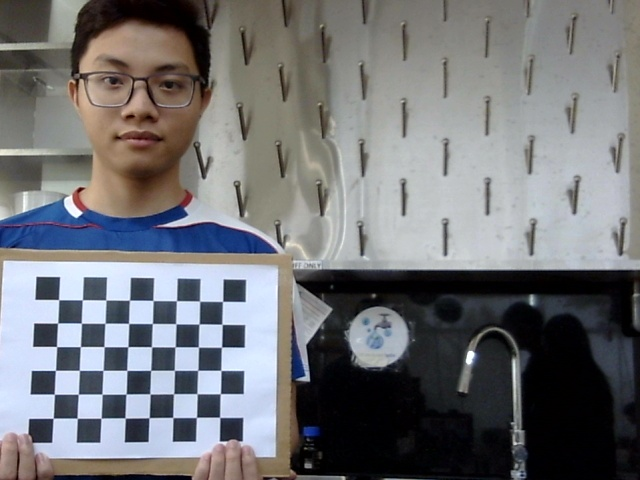
#> input picture snapshot_left_1.jpg, 640 x 480 px, found by its file name
$ python part_c.py   (older library calls are emulated)
#> lines starting #> are read from the running program, lines starting #| are printed output that depends on the picture; after the words box and inside, x2 and y2 are one past the last pixel; in counts of white or black regions, pixels touching at a corner belong together
import cv2
import numpy as np
import json

# === Load stereo images ===
imgL = cv2.imread('snapshot_left_1.jpg')
#> imgL is the input picture: shape (480, 640, 3); mean B, G, R 117.8, 114.9, 114
imgR = cv2.imread('snapshot_right_1.jpg')
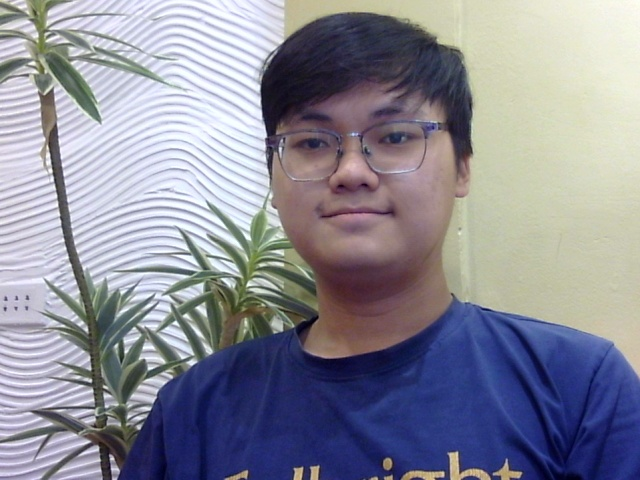
#> input picture snapshot_right_1.jpg, 640 x 480 px, found by its file name
#> imgR is the input picture: shape (480, 640, 3); mean B, G, R 151.8, 139.1, 139

# === Load camera parameters from JSON ===
with open('camera_params.json') as f:
#> (reads camera_params.json from the repository)
    params = json.load(f)

K1 = np.array(params['camera_matrix_left'])
D1 = np.array(params['dist_coeff_left'])[0]
K2 = np.array(params['camera_matrix_right'])
D2 = np.array(params['dist_coeff_right'])[0]
R = np.array(params['rotation_matrix'])
T = np.array(params['translation_vector'])

image_size = imgL.shape[:2][::-1]  # (width, height)
#> image_size = (640, 480)

# === Stereo rectification ===
R1, R2, P1, P2, Q, _, _ = cv2.stereoRectify(
    K1, D1, K2, D2, image_size, R, T, flags=cv2.CALIB_ZERO_DISPARITY, alpha=0
)

# === Undistort and rectify maps ===
map1x, map1y = cv2.initUndistortRectifyMap(K1, D1, R1, P1, image_size, cv2.CV_32FC1)
map2x, map2y = cv2.initUndistortRectifyMap(K2, D2, R2, P2, image_size, cv2.CV_32FC1)

rectifiedL = cv2.remap(imgL, map1x, map1y, cv2.INTER_LINEAR)
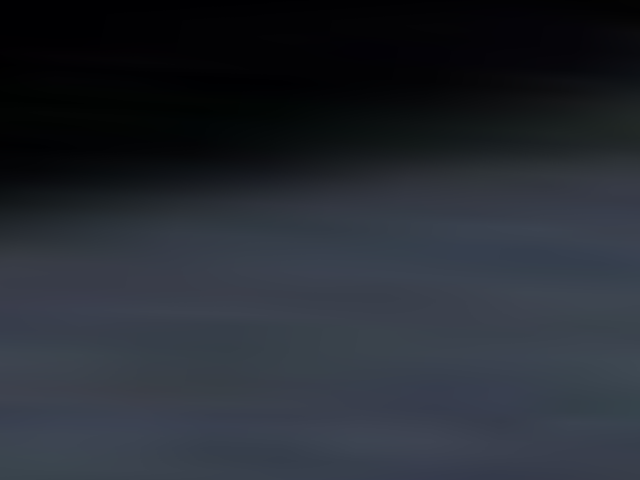
#> rectifiedL: shape (480, 640, 3); mean B, G, R 50.1, 42.2, 37.3
rectifiedR = cv2.remap(imgR, map2x, map2y, cv2.INTER_LINEAR)
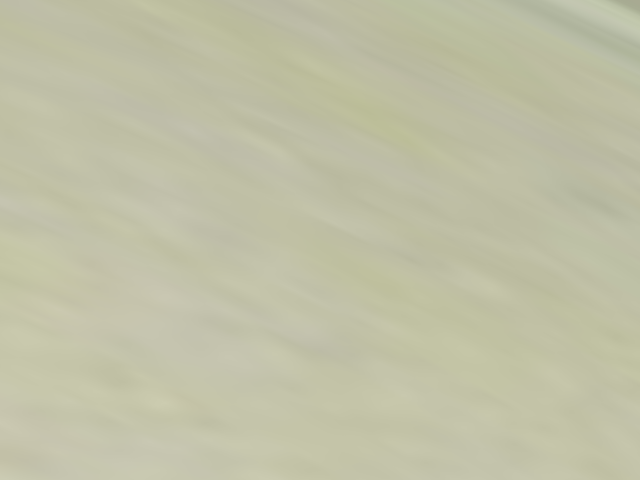
#> rectifiedR: shape (480, 640, 3); mean B, G, R 165.9, 192.2, 192

# === Convert to grayscale ===
grayL = cv2.cvtColor(rectifiedL, cv2.COLOR_BGR2GRAY)
grayR = cv2.cvtColor(rectifiedR, cv2.COLOR_BGR2GRAY)
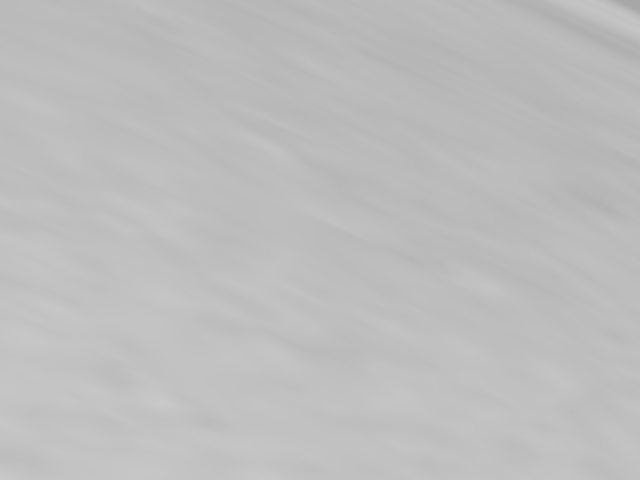
#> grayR: shape (480, 640); min 166, max 201, mean 189.1

# === Compute disparity map ===
stereo = cv2.StereoSGBM_create(
    minDisparity=0,
    numDisparities=64,  # must be divisible by 16
    blockSize=7,
    P1=8 * 3 * 7 ** 2,
    P2=32 * 3 * 7 ** 2,
    disp12MaxDiff=1,
    uniquenessRatio=10,
    speckleWindowSize=100,
    speckleRange=32
)

disparity = stereo.compute(grayL, grayR).astype(np.float32) / 16.0
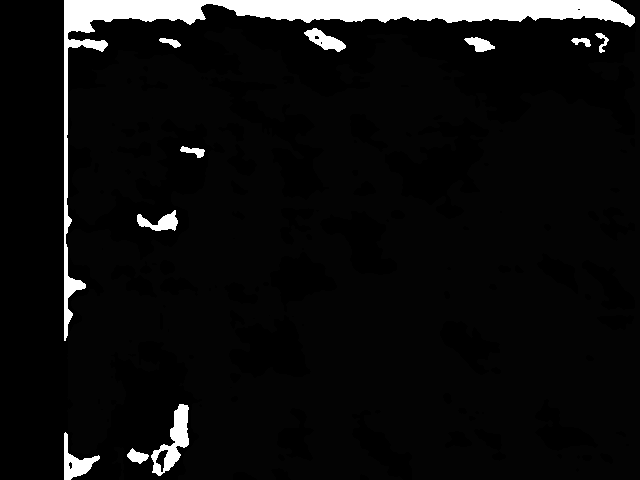
#> disparity: shape (480, 640) float32; min -1, max 63, mean 3; drawn with min black and max white

# === Reproject to 3D space ===
points_3D = cv2.reprojectImageTo3D(disparity, Q)
#> points_3D: shape (480, 640, 3) float32; 58.51% of the values are NaN or infinite; the others: min -9446219, max 1350788, mean -2364538.5
colors = cv2.cvtColor(rectifiedL, cv2.COLOR_BGR2RGB)
mask = disparity > disparity.min()
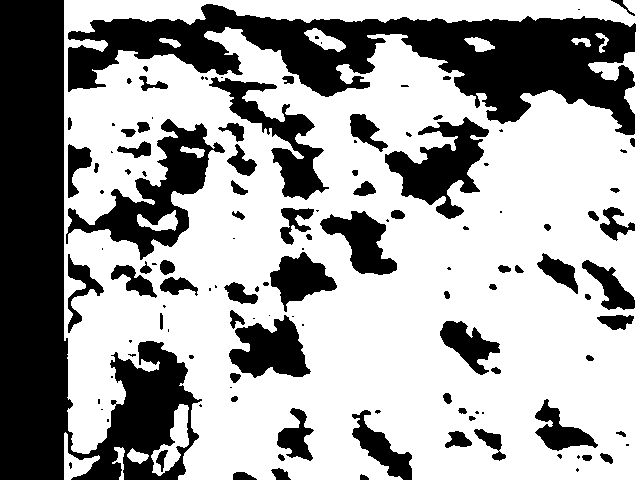
#> mask: shape (480, 640) bool; 63.9% white; 127 black regions (52 under 20 px), largest, box (x1, y1, x2, y2) and area: (0, 0, 202, 480) 39818, (68, 4, 636, 135) 30391, (66, 119, 225, 260) 6676

out_points = points_3D[mask]
out_colors = colors[mask]

# === Save to .ply ===
def write_ply(filename, verts, colors):
    verts = verts.reshape(-1, 3)
    colors = colors.reshape(-1, 3)
    verts_colors = np.hstack([verts, colors])
    ply_header = '''ply
format ascii 1.0
element vertex %(vert_num)d
property float x
property float y
property float z
property uchar red
property uchar green
property uchar blue
end_header
'''
    with open(filename, 'w') as f:
        f.write(ply_header % dict(vert_num=len(verts_colors)))
        np.savetxt(f, verts_colors, fmt='%f %f %f %d %d %d')
